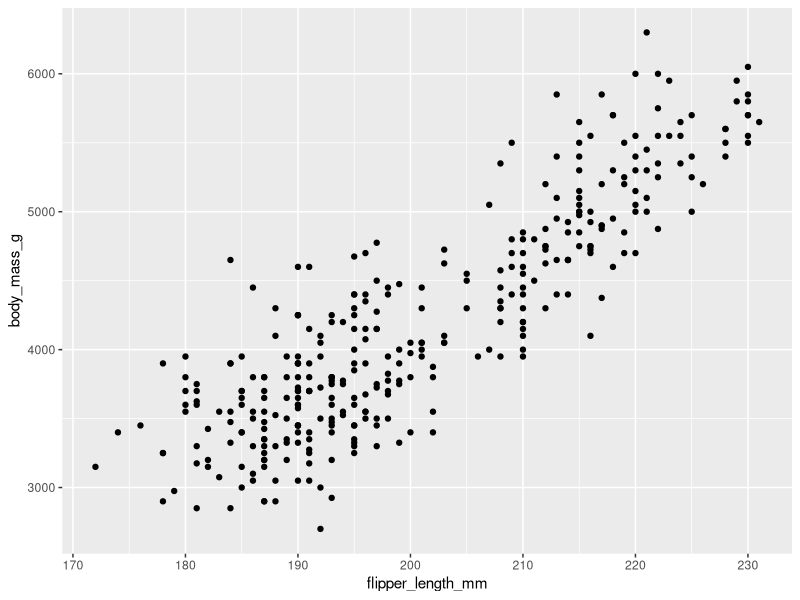
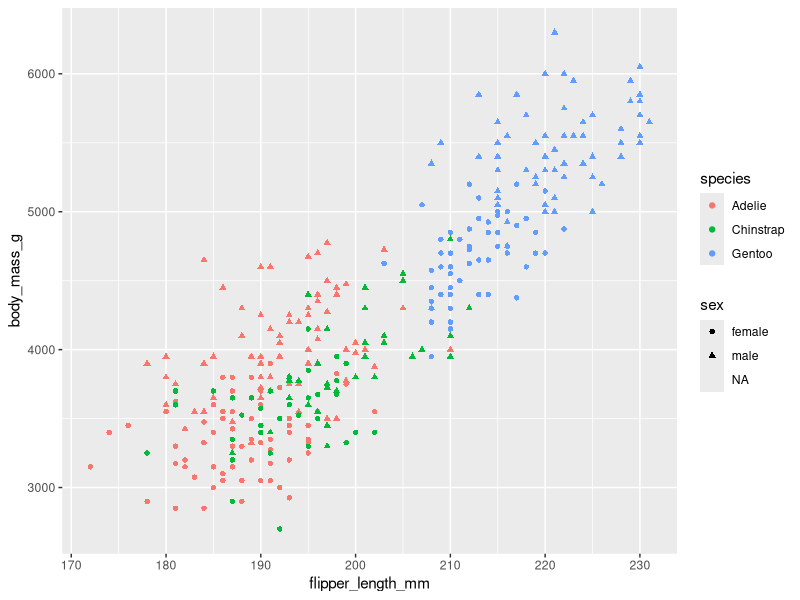
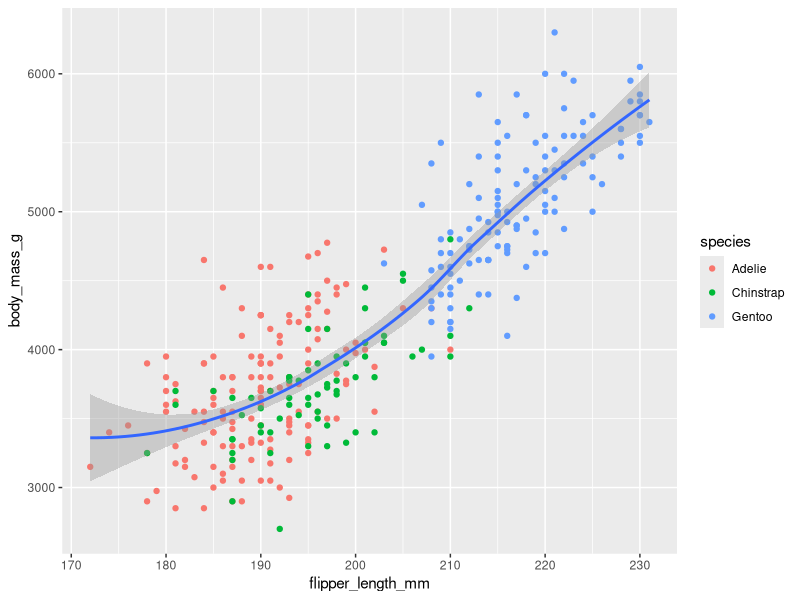
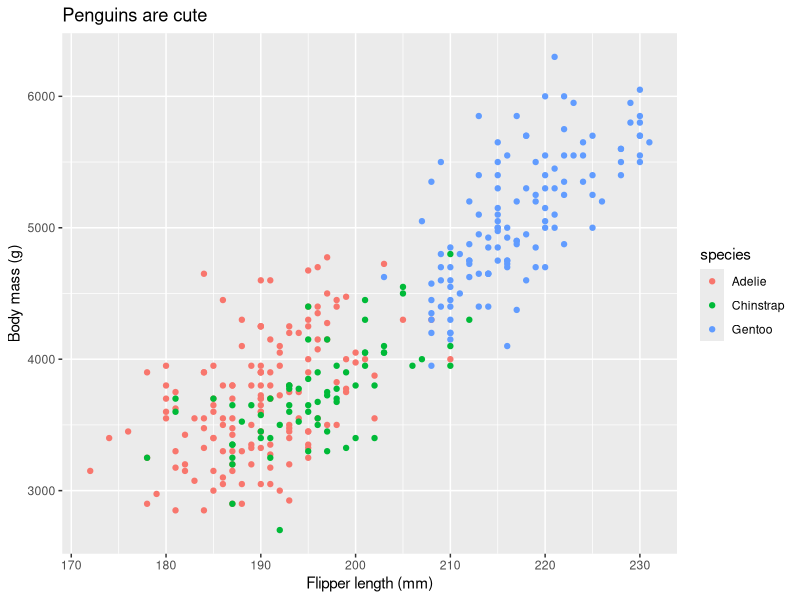
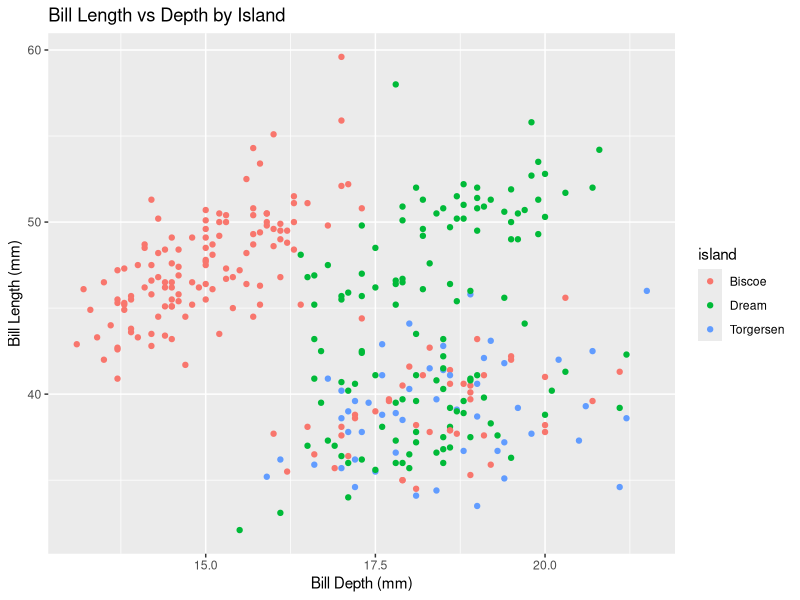
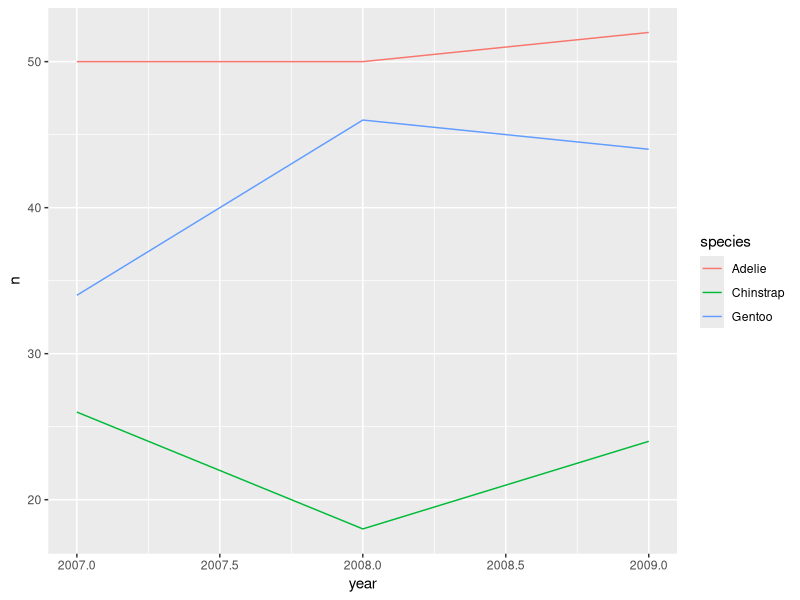
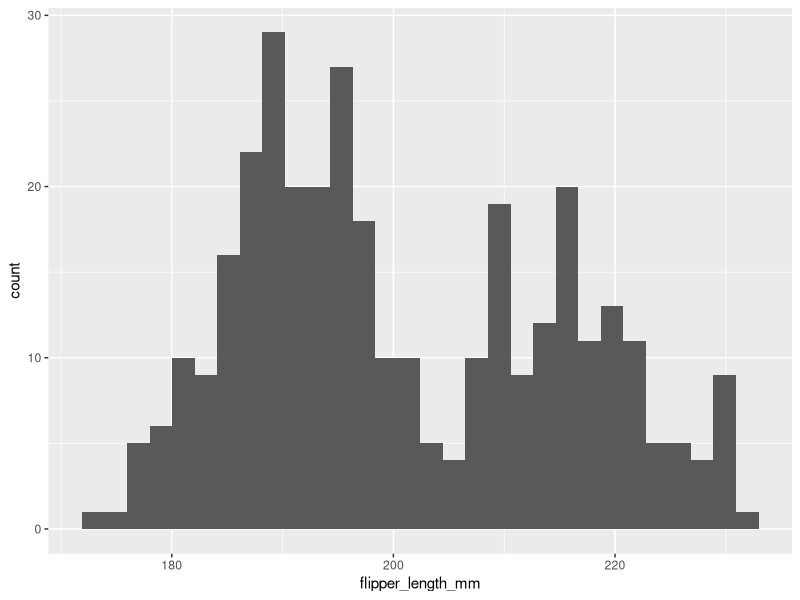
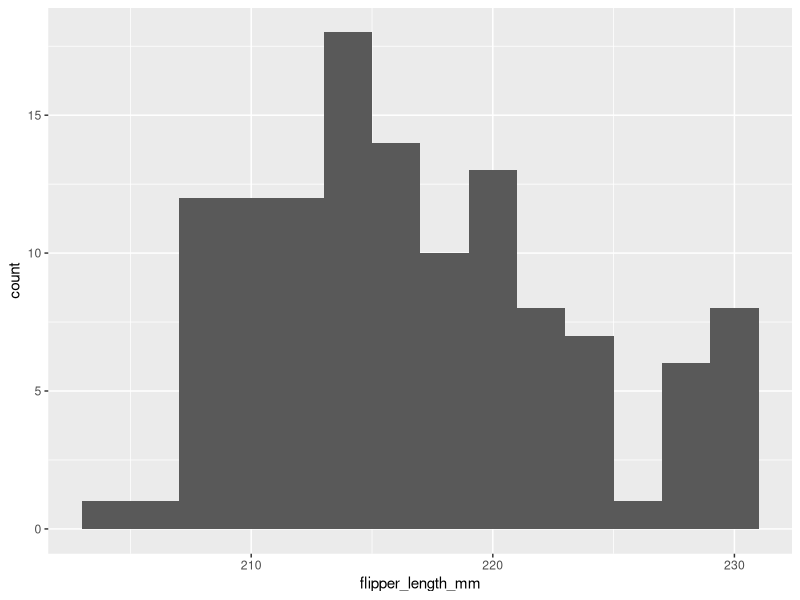

R code for these plots, in order:
library(palmerpenguins)
library(tidyverse)
ggplot(data=penguins)+ 
  geom_point(aes(x=flipper_length_mm, y=body_mass_g))

summary(penguins)

penguins %>%
  filter(is.na(body_mass_g)) %>% # Keep only values that are NA
  summarize(n_na = n())  # Count the NAs


ggplot(data=penguins) + 
  geom_point(aes(x=flipper_length_mm, y=body_mass_g, color=species, shape=sex))


ggplot(data=penguins) + 
  geom_point(aes(x=flipper_length_mm, y=body_mass_g, color=species)) +
  geom_smooth(aes(x=flipper_length_mm, y=body_mass_g))


ggplot(data=penguins) + 
  geom_point(aes(x=flipper_length_mm, y=body_mass_g, color=species)) + 
  xlab("Flipper length (mm)") +
  ylab("Body mass (g)") +
  ggtitle("Penguins are cute")


##Exercise 2.1
ggplot(data=penguins)+
  geom_point(aes(x=bill_depth_mm, y=bill_length_mm, color=island))+
  xlab("Bill Depth (mm)")+
  ylab("Bill Length (mm)")+
  ggtitle("Bill Length vs Depth by Island")


##LINE GRAPHS
# Count number of observations per species per year
penguin_ts = penguins %>%
  group_by(species, year) %>%
  summarize(n=n())
## `summarise()` has grouped output by 'species'. You can override using the
## `.groups` argument.

ggplot(data=penguin_ts) +
  geom_line(aes(x=year, y=n, color=species))


##HISTOGRAMS
ggplot(penguins) + 
  geom_histogram(aes(x=flipper_length_mm))
#Adding a filter for just one species and changing the bin number
ggplot(penguins %>% filter(species=="Gentoo")) + 
  geom_histogram(aes(x=flipper_length_mm), binwidth=2)
##Differentiate between species by color
ggplot(data = penguins) +
  geom_histogram(aes(x = flipper_length_mm, fill = species), alpha = 0.5, binwidth=5, position="identity") +
  scale_fill_manual(values = c("darkorange","darkorchid","cyan4"))

##BOXPLOTS AND JITTERED POINTS
ggplot(penguins) + 
  geom_boxplot(aes(y = flipper_length_mm, x = species)) +
  geom_jitter(aes(y = flipper_length_mm, x = species, color = species), width = 0.2) 


##BAR CHARTS
ggplot(data = penguins) +
  geom_bar(aes(x = sex, fill = species)) 
#Separating data into 3 plots by species
ggplot(data = penguins) +
  geom_bar(aes(x = sex, fill = species)) +
  facet_wrap(~species, nrow = 1)  
# Create a new plot for each species, line them all up into 1 row

#Can also switch coordinates
ggplot(penguins) +
  geom_bar(aes(x = island, fill = species)) +
  facet_wrap(~species, ncol = 1) +
  coord_flip()


##SAVING GGPLOTS
ggsave(filename = "figures/penguin_species_per_island.png",  
       device = "png", width = 5, height = 4, units = "in", dpi = 300)


##FINDING COLORS
colors()


##THEMES
ggplot(penguins) + 
  geom_point(aes(x=flipper_length_mm, y=body_mass_g, color=species)) +
  theme_bw()


##EXERCISE 2.2
ggplot(penguins)+
  geom_point(aes(x=bill_depth_mm, y=bill_length_mm, color=sex))+
  facet_wrap(~species, ncol=1, scales="free")+
  theme_minimal()+
  xlab("Bill Depth (mm)")+
  ylab("Bill Length (mm)")
ggsave(filename = "figures/penguin_bill_by_species_sex.png",  
       device = "png", width = 5, height = 4, units = "in", dpi = 300)
